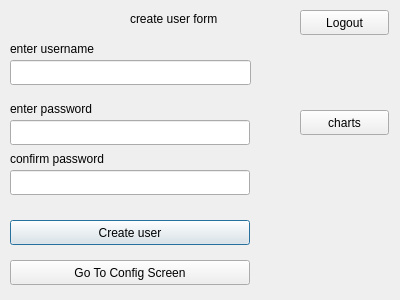
<?xml version="1.0" encoding="UTF-8"?>
<ui version="4.0">
 <class>Dialog</class>
 <widget class="QDialog" name="Dialog">
  <property name="geometry">
   <rect>
    <x>0</x>
    <y>0</y>
    <width>400</width>
    <height>300</height>
   </rect>
  </property>
  <property name="windowTitle">
   <string>Dialog</string>
  </property>
  <widget class="QLabel" name="label">
   <property name="geometry">
    <rect>
     <x>130</x>
     <y>10</y>
     <width>150</width>
     <height>17</height>
    </rect>
   </property>
   <property name="text">
    <string>create user form</string>
   </property>
  </widget>
  <widget class="QLineEdit" name="username">
   <property name="geometry">
    <rect>
     <x>10</x>
     <y>60</y>
     <width>241</width>
     <height>25</height>
    </rect>
   </property>
  </widget>
  <widget class="QLabel" name="label_2">
   <property name="geometry">
    <rect>
     <x>10</x>
     <y>40</y>
     <width>161</width>
     <height>17</height>
    </rect>
   </property>
   <property name="text">
    <string>enter username</string>
   </property>
  </widget>
  <widget class="QLineEdit" name="password1">
   <property name="geometry">
    <rect>
     <x>10</x>
     <y>120</y>
     <width>240</width>
     <height>25</height>
    </rect>
   </property>
  </widget>
  <widget class="QLabel" name="label_3">
   <property name="geometry">
    <rect>
     <x>10</x>
     <y>100</y>
     <width>190</width>
     <height>17</height>
    </rect>
   </property>
   <property name="text">
    <string>enter password</string>
   </property>
  </widget>
  <widget class="QLabel" name="label_4">
   <property name="geometry">
    <rect>
     <x>10</x>
     <y>150</y>
     <width>180</width>
     <height>17</height>
    </rect>
   </property>
   <property name="text">
    <string>confirm password</string>
   </property>
  </widget>
  <widget class="QLineEdit" name="password2">
   <property name="geometry">
    <rect>
     <x>10</x>
     <y>170</y>
     <width>240</width>
     <height>25</height>
    </rect>
   </property>
  </widget>
  <widget class="QPushButton" name="create_user">
   <property name="geometry">
    <rect>
     <x>10</x>
     <y>220</y>
     <width>240</width>
     <height>25</height>
    </rect>
   </property>
   <property name="text">
    <string>Create user</string>
   </property>
  </widget>
  <widget class="QLabel" name="messages">
   <property name="geometry">
    <rect>
     <x>10</x>
     <y>200</y>
     <width>240</width>
     <height>17</height>
    </rect>
   </property>
   <property name="styleSheet">
    <string notr="true">font: 75 11pt &quot;Ubuntu&quot;;color:red;</string>
   </property>
   <property name="text">
    <string/>
   </property>
  </widget>
  <widget class="QPushButton" name="gotoconfig">
   <property name="geometry">
    <rect>
     <x>10</x>
     <y>260</y>
     <width>240</width>
     <height>25</height>
    </rect>
   </property>
   <property name="text">
    <string>Go To Config Screen</string>
   </property>
  </widget>
  <widget class="QPushButton" name="logout">
   <property name="geometry">
    <rect>
     <x>300</x>
     <y>10</y>
     <width>89</width>
     <height>25</height>
    </rect>
   </property>
   <property name="text">
    <string>Logout</string>
   </property>
  </widget>
  <widget class="QPushButton" name="chart">
   <property name="geometry">
    <rect>
     <x>300</x>
     <y>110</y>
     <width>89</width>
     <height>25</height>
    </rect>
   </property>
   <property name="text">
    <string>charts</string>
   </property>
  </widget>
 </widget>
 <resources/>
 <connections/>
</ui>
